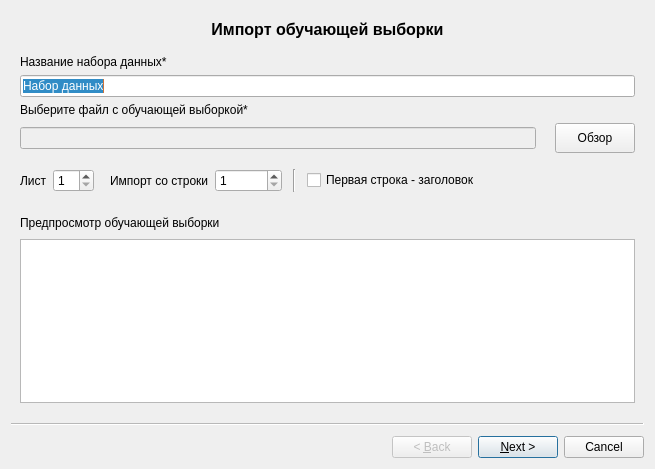
<?xml version="1.0" encoding="UTF-8"?>
<ui version="4.0">
 <class>ImportDataMaster</class>
 <widget class="QWizard" name="ImportDataMaster">
  <property name="windowModality">
   <enum>Qt::WindowModal</enum>
  </property>
  <property name="geometry">
   <rect>
    <x>0</x>
    <y>0</y>
    <width>655</width>
    <height>469</height>
   </rect>
  </property>
  <property name="minimumSize">
   <size>
    <width>480</width>
    <height>365</height>
   </size>
  </property>
  <property name="windowTitle">
   <string>Импорт данных</string>
  </property>
  <widget class="QWizardPage" name="wizardPage1">
   <layout class="QVBoxLayout" name="verticalLayout_2">
    <item>
     <layout class="QVBoxLayout" name="verticalLayout">
      <item>
       <widget class="QLabel" name="label">
        <property name="font">
         <font>
          <pointsize>12</pointsize>
          <weight>75</weight>
          <bold>true</bold>
         </font>
        </property>
        <property name="text">
         <string>Импорт обучающей выборки</string>
        </property>
        <property name="textFormat">
         <enum>Qt::AutoText</enum>
        </property>
        <property name="alignment">
         <set>Qt::AlignCenter</set>
        </property>
       </widget>
      </item>
     </layout>
    </item>
    <item>
     <spacer name="verticalSpacer_5">
      <property name="orientation">
       <enum>Qt::Vertical</enum>
      </property>
      <property name="sizeType">
       <enum>QSizePolicy::Fixed</enum>
      </property>
      <property name="sizeHint" stdset="0">
       <size>
        <width>20</width>
        <height>10</height>
       </size>
      </property>
     </spacer>
    </item>
    <item>
     <widget class="QLabel" name="label_10">
      <property name="text">
       <string>Название набора данных*</string>
      </property>
     </widget>
    </item>
    <item>
     <widget class="QLineEdit" name="nameData">
      <property name="text">
       <string>Набор данных</string>
      </property>
     </widget>
    </item>
    <item>
     <widget class="QLabel" name="label_2">
      <property name="text">
       <string>Выберите файл с обучающей выборкой*</string>
      </property>
     </widget>
    </item>
    <item>
     <layout class="QHBoxLayout" name="horizontalLayout">
      <item>
       <widget class="QLineEdit" name="tbFilePath">
        <property name="enabled">
         <bool>false</bool>
        </property>
       </widget>
      </item>
      <item>
       <spacer name="horizontalSpacer">
        <property name="orientation">
         <enum>Qt::Horizontal</enum>
        </property>
        <property name="sizeType">
         <enum>QSizePolicy::Fixed</enum>
        </property>
        <property name="sizeHint" stdset="0">
         <size>
          <width>13</width>
          <height>20</height>
         </size>
        </property>
       </spacer>
      </item>
      <item>
       <widget class="QPushButton" name="btOpenDataFile">
        <property name="minimumSize">
         <size>
          <width>0</width>
          <height>30</height>
         </size>
        </property>
        <property name="maximumSize">
         <size>
          <width>16777215</width>
          <height>30</height>
         </size>
        </property>
        <property name="text">
         <string>Обзор</string>
        </property>
       </widget>
      </item>
     </layout>
    </item>
    <item>
     <spacer name="verticalSpacer">
      <property name="orientation">
       <enum>Qt::Vertical</enum>
      </property>
      <property name="sizeType">
       <enum>QSizePolicy::Fixed</enum>
      </property>
      <property name="sizeHint" stdset="0">
       <size>
        <width>20</width>
        <height>10</height>
       </size>
      </property>
     </spacer>
    </item>
    <item>
     <layout class="QHBoxLayout" name="horizontalLayout_2">
      <item>
       <widget class="QLabel" name="label_9">
        <property name="text">
         <string>Лист</string>
        </property>
       </widget>
      </item>
      <item>
       <widget class="QSpinBox" name="spinLoadPage">
        <property name="minimum">
         <number>1</number>
        </property>
       </widget>
      </item>
      <item>
       <spacer name="horizontalSpacer_5">
        <property name="orientation">
         <enum>Qt::Horizontal</enum>
        </property>
        <property name="sizeType">
         <enum>QSizePolicy::Fixed</enum>
        </property>
        <property name="sizeHint" stdset="0">
         <size>
          <width>10</width>
          <height>20</height>
         </size>
        </property>
       </spacer>
      </item>
      <item>
       <widget class="QLabel" name="label_3">
        <property name="text">
         <string>Импорт со строки</string>
        </property>
       </widget>
      </item>
      <item>
       <widget class="QSpinBox" name="spinRowStart">
        <property name="minimum">
         <number>1</number>
        </property>
        <property name="maximum">
         <number>16777215</number>
        </property>
        <property name="value">
         <number>1</number>
        </property>
       </widget>
      </item>
      <item>
       <spacer name="horizontalSpacer_6">
        <property name="orientation">
         <enum>Qt::Horizontal</enum>
        </property>
        <property name="sizeType">
         <enum>QSizePolicy::Fixed</enum>
        </property>
        <property name="sizeHint" stdset="0">
         <size>
          <width>5</width>
          <height>20</height>
         </size>
        </property>
       </spacer>
      </item>
      <item>
       <widget class="Line" name="line">
        <property name="orientation">
         <enum>Qt::Vertical</enum>
        </property>
       </widget>
      </item>
      <item>
       <spacer name="horizontalSpacer_4">
        <property name="orientation">
         <enum>Qt::Horizontal</enum>
        </property>
        <property name="sizeType">
         <enum>QSizePolicy::Fixed</enum>
        </property>
        <property name="sizeHint" stdset="0">
         <size>
          <width>5</width>
          <height>20</height>
         </size>
        </property>
       </spacer>
      </item>
      <item>
       <widget class="QCheckBox" name="chbFirstRowIsHeader">
        <property name="text">
         <string>Первая строка - заголовок</string>
        </property>
       </widget>
      </item>
      <item>
       <spacer name="horizontalSpacer_2">
        <property name="orientation">
         <enum>Qt::Horizontal</enum>
        </property>
        <property name="sizeHint" stdset="0">
         <size>
          <width>40</width>
          <height>20</height>
         </size>
        </property>
       </spacer>
      </item>
     </layout>
    </item>
    <item>
     <spacer name="verticalSpacer_2">
      <property name="orientation">
       <enum>Qt::Vertical</enum>
      </property>
      <property name="sizeType">
       <enum>QSizePolicy::Fixed</enum>
      </property>
      <property name="sizeHint" stdset="0">
       <size>
        <width>20</width>
        <height>15</height>
       </size>
      </property>
     </spacer>
    </item>
    <item>
     <layout class="QHBoxLayout" name="horizontalLayout_3">
      <item>
       <widget class="QLabel" name="label_4">
        <property name="text">
         <string>Предпросмотр обучающей выборки</string>
        </property>
       </widget>
      </item>
      <item>
       <spacer name="horizontalSpacer_3">
        <property name="orientation">
         <enum>Qt::Horizontal</enum>
        </property>
        <property name="sizeHint" stdset="0">
         <size>
          <width>40</width>
          <height>20</height>
         </size>
        </property>
       </spacer>
      </item>
     </layout>
    </item>
    <item>
     <widget class="QTableView" name="preViewTable">
      <property name="layoutDirection">
       <enum>Qt::LeftToRight</enum>
      </property>
     </widget>
    </item>
   </layout>
  </widget>
  <widget class="QWizardPage" name="wizardPage2">
   <property name="enabled">
    <bool>true</bool>
   </property>
   <layout class="QGridLayout" name="gridLayout">
    <item row="2" column="0">
     <layout class="QHBoxLayout" name="horizontalLayout_4">
      <item>
       <widget class="QListWidget" name="columnsWidget"/>
      </item>
      <item>
       <layout class="QVBoxLayout" name="verticalLayout_3">
        <property name="sizeConstraint">
         <enum>QLayout::SetMinimumSize</enum>
        </property>
        <property name="bottomMargin">
         <number>0</number>
        </property>
        <item>
         <widget class="QLabel" name="label_5">
          <property name="text">
           <string>Имя столбца</string>
          </property>
         </widget>
        </item>
        <item>
         <widget class="QLineEdit" name="tbColumnName"/>
        </item>
        <item>
         <widget class="QLabel" name="label_6">
          <property name="text">
           <string>Тип данных</string>
          </property>
         </widget>
        </item>
        <item>
         <widget class="QComboBox" name="cb_data_type">
          <item>
           <property name="text">
            <string>[0/1] Логический</string>
           </property>
          </item>
          <item>
           <property name="text">
            <string>[12.5] Числовой</string>
           </property>
          </item>
          <item>
           <property name="text">
            <string>[abc] Строковый </string>
           </property>
          </item>
         </widget>
        </item>
        <item>
         <widget class="QLabel" name="label_7">
          <property name="text">
           <string>Назначение</string>
          </property>
         </widget>
        </item>
        <item>
         <widget class="QComboBox" name="cb_input_param">
          <item>
           <property name="text">
            <string>Информационный</string>
           </property>
           <property name="icon">
            <iconset resource="../icons.qrc">
             <normaloff>:/icons/icons/info.png</normaloff>:/icons/icons/info.png</iconset>
           </property>
          </item>
          <item>
           <property name="text">
            <string>Входной</string>
           </property>
           <property name="icon">
            <iconset resource="../icons.qrc">
             <normaloff>:/icons/icons/input.png</normaloff>:/icons/icons/input.png</iconset>
           </property>
          </item>
          <item>
           <property name="text">
            <string>Выходной</string>
           </property>
           <property name="icon">
            <iconset resource="../icons.qrc">
             <normaloff>:/icons/icons/output.png</normaloff>:/icons/icons/output.png</iconset>
           </property>
          </item>
         </widget>
        </item>
        <item>
         <spacer name="verticalSpacer_3">
          <property name="orientation">
           <enum>Qt::Vertical</enum>
          </property>
          <property name="sizeHint" stdset="0">
           <size>
            <width>20</width>
            <height>40</height>
           </size>
          </property>
         </spacer>
        </item>
       </layout>
      </item>
     </layout>
    </item>
    <item row="0" column="0">
     <widget class="QLabel" name="label_8">
      <property name="font">
       <font>
        <pointsize>12</pointsize>
        <weight>75</weight>
        <bold>true</bold>
       </font>
      </property>
      <property name="text">
       <string>Настройка параметров атрибутов</string>
      </property>
      <property name="alignment">
       <set>Qt::AlignCenter</set>
      </property>
     </widget>
    </item>
    <item row="1" column="0">
     <spacer name="verticalSpacer_4">
      <property name="orientation">
       <enum>Qt::Vertical</enum>
      </property>
      <property name="sizeType">
       <enum>QSizePolicy::Fixed</enum>
      </property>
      <property name="sizeHint" stdset="0">
       <size>
        <width>20</width>
        <height>10</height>
       </size>
      </property>
     </spacer>
    </item>
   </layout>
  </widget>
  <widget class="QWizardPage" name="wizardPage">
   <layout class="QVBoxLayout" name="verticalLayout_5">
    <item>
     <layout class="QVBoxLayout" name="verticalLayout_4">
      <item>
       <widget class="QLabel" name="label_11">
        <property name="font">
         <font>
          <pointsize>12</pointsize>
          <weight>75</weight>
          <bold>true</bold>
         </font>
        </property>
        <property name="text">
         <string>Импорт тестовой выборки</string>
        </property>
        <property name="textFormat">
         <enum>Qt::AutoText</enum>
        </property>
        <property name="alignment">
         <set>Qt::AlignCenter</set>
        </property>
       </widget>
      </item>
      <item>
       <widget class="QCheckBox" name="chbEnableTest">
        <property name="text">
         <string>Использовать обучающую выборку</string>
        </property>
        <property name="checked">
         <bool>true</bool>
        </property>
       </widget>
      </item>
      <item>
       <spacer name="verticalSpacer_6">
        <property name="orientation">
         <enum>Qt::Vertical</enum>
        </property>
        <property name="sizeType">
         <enum>QSizePolicy::Fixed</enum>
        </property>
        <property name="sizeHint" stdset="0">
         <size>
          <width>20</width>
          <height>5</height>
         </size>
        </property>
       </spacer>
      </item>
      <item>
       <widget class="QWidget" name="testWidget" native="true">
        <property name="enabled">
         <bool>false</bool>
        </property>
        <layout class="QVBoxLayout" name="verticalLayout_7">
         <item>
          <widget class="QLabel" name="label_14">
           <property name="text">
            <string>Выберите файл с тестовой выборкой*</string>
           </property>
          </widget>
         </item>
         <item>
          <layout class="QHBoxLayout" name="horizontalLayout_7">
           <item>
            <widget class="QLineEdit" name="tbFileTestDataPath">
             <property name="enabled">
              <bool>false</bool>
             </property>
            </widget>
           </item>
           <item>
            <widget class="QPushButton" name="btOpenDataTestFile">
             <property name="minimumSize">
              <size>
               <width>0</width>
               <height>30</height>
              </size>
             </property>
             <property name="maximumSize">
              <size>
               <width>16777215</width>
               <height>30</height>
              </size>
             </property>
             <property name="text">
              <string>Обзор</string>
             </property>
            </widget>
           </item>
          </layout>
         </item>
         <item>
          <spacer name="verticalSpacer_7">
           <property name="orientation">
            <enum>Qt::Vertical</enum>
           </property>
           <property name="sizeType">
            <enum>QSizePolicy::Fixed</enum>
           </property>
           <property name="sizeHint" stdset="0">
            <size>
             <width>20</width>
             <height>10</height>
            </size>
           </property>
          </spacer>
         </item>
         <item>
          <layout class="QHBoxLayout" name="horizontalLayout_6">
           <item>
            <widget class="QLabel" name="label_12">
             <property name="text">
              <string>Лист</string>
             </property>
            </widget>
           </item>
           <item>
            <widget class="QSpinBox" name="spin_test_load_page">
             <property name="minimum">
              <number>1</number>
             </property>
            </widget>
           </item>
           <item>
            <spacer name="horizontalSpacer_7">
             <property name="orientation">
              <enum>Qt::Horizontal</enum>
             </property>
             <property name="sizeType">
              <enum>QSizePolicy::Fixed</enum>
             </property>
             <property name="sizeHint" stdset="0">
              <size>
               <width>10</width>
               <height>20</height>
              </size>
             </property>
            </spacer>
           </item>
           <item>
            <widget class="QLabel" name="label_13">
             <property name="text">
              <string>Импорт со строки</string>
             </property>
            </widget>
           </item>
           <item>
            <widget class="QSpinBox" name="spin_test_row_start">
             <property name="minimum">
              <number>1</number>
             </property>
             <property name="maximum">
              <number>16777215</number>
             </property>
            </widget>
           </item>
           <item>
            <spacer name="horizontalSpacer_8">
             <property name="orientation">
              <enum>Qt::Horizontal</enum>
             </property>
             <property name="sizeType">
              <enum>QSizePolicy::Fixed</enum>
             </property>
             <property name="sizeHint" stdset="0">
              <size>
               <width>10</width>
               <height>20</height>
              </size>
             </property>
            </spacer>
           </item>
           <item>
            <widget class="QCheckBox" name="chb_test_first_row_is_header">
             <property name="text">
              <string>Первая строка - заголовок</string>
             </property>
            </widget>
           </item>
           <item>
            <spacer name="horizontalSpacer_10">
             <property name="orientation">
              <enum>Qt::Horizontal</enum>
             </property>
             <property name="sizeHint" stdset="0">
              <size>
               <width>40</width>
               <height>20</height>
              </size>
             </property>
            </spacer>
           </item>
          </layout>
         </item>
         <item>
          <spacer name="verticalSpacer_8">
           <property name="orientation">
            <enum>Qt::Vertical</enum>
           </property>
           <property name="sizeType">
            <enum>QSizePolicy::Fixed</enum>
           </property>
           <property name="sizeHint" stdset="0">
            <size>
             <width>20</width>
             <height>15</height>
            </size>
           </property>
          </spacer>
         </item>
         <item>
          <widget class="QLabel" name="label_15">
           <property name="text">
            <string>Предпросмотр тестовой выборки</string>
           </property>
          </widget>
         </item>
         <item>
          <widget class="QTableView" name="preViewTestTable">
           <property name="layoutDirection">
            <enum>Qt::LeftToRight</enum>
           </property>
          </widget>
         </item>
        </layout>
       </widget>
      </item>
     </layout>
    </item>
   </layout>
  </widget>
  <widget class="QWizardPage" name="wizardPage_2">
   <layout class="QVBoxLayout" name="verticalLayout_6">
    <item>
     <widget class="QLabel" name="label_16">
      <property name="font">
       <font>
        <pointsize>12</pointsize>
        <weight>75</weight>
        <bold>true</bold>
       </font>
      </property>
      <property name="text">
       <string>Настройка атрибутов тестовой выборки</string>
      </property>
      <property name="alignment">
       <set>Qt::AlignCenter</set>
      </property>
     </widget>
    </item>
    <item>
     <widget class="QTableWidget" name="testForLearnColumns"/>
    </item>
   </layout>
  </widget>
 </widget>
 <resources>
  <include location="../icons.qrc"/>
 </resources>
 <connections>
  <connection>
   <sender>btOpenDataFile</sender>
   <signal>clicked()</signal>
   <receiver>ImportDataMaster</receiver>
   <slot>open_data_file()</slot>
   <hints>
    <hint type="sourcelabel">
     <x>572</x>
     <y>99</y>
    </hint>
    <hint type="destinationlabel">
     <x>316</x>
     <y>234</y>
    </hint>
   </hints>
  </connection>
  <connection>
   <sender>chbFirstRowIsHeader</sender>
   <signal>clicked()</signal>
   <receiver>ImportDataMaster</receiver>
   <slot>is_have_headers()</slot>
   <hints>
    <hint type="sourcelabel">
     <x>475</x>
     <y>212</y>
    </hint>
    <hint type="destinationlabel">
     <x>316</x>
     <y>234</y>
    </hint>
   </hints>
  </connection>
  <connection>
   <sender>spinRowStart</sender>
   <signal>valueChanged(int)</signal>
   <receiver>ImportDataMaster</receiver>
   <slot>is_value_row_start_change()</slot>
   <hints>
    <hint type="sourcelabel">
     <x>300</x>
     <y>213</y>
    </hint>
    <hint type="destinationlabel">
     <x>316</x>
     <y>234</y>
    </hint>
   </hints>
  </connection>
  <connection>
   <sender>spinLoadPage</sender>
   <signal>valueChanged(int)</signal>
   <receiver>ImportDataMaster</receiver>
   <slot>is_value_page_change()</slot>
   <hints>
    <hint type="sourcelabel">
     <x>88</x>
     <y>213</y>
    </hint>
    <hint type="destinationlabel">
     <x>316</x>
     <y>234</y>
    </hint>
   </hints>
  </connection>
  <connection>
   <sender>columnsWidget</sender>
   <signal>itemSelectionChanged()</signal>
   <receiver>ImportDataMaster</receiver>
   <slot>is_list_columns_item_selected()</slot>
   <hints>
    <hint type="sourcelabel">
     <x>166</x>
     <y>231</y>
    </hint>
    <hint type="destinationlabel">
     <x>316</x>
     <y>234</y>
    </hint>
   </hints>
  </connection>
  <connection>
   <sender>cb_input_param</sender>
   <signal>currentIndexChanged(int)</signal>
   <receiver>ImportDataMaster</receiver>
   <slot>is_input_param_change()</slot>
   <hints>
    <hint type="sourcelabel">
     <x>467</x>
     <y>212</y>
    </hint>
    <hint type="destinationlabel">
     <x>316</x>
     <y>234</y>
    </hint>
   </hints>
  </connection>
  <connection>
   <sender>cb_data_type</sender>
   <signal>currentIndexChanged(int)</signal>
   <receiver>ImportDataMaster</receiver>
   <slot>is_data_type_change()</slot>
   <hints>
    <hint type="sourcelabel">
     <x>467</x>
     <y>156</y>
    </hint>
    <hint type="destinationlabel">
     <x>316</x>
     <y>234</y>
    </hint>
   </hints>
  </connection>
  <connection>
   <sender>tbColumnName</sender>
   <signal>textChanged(QString)</signal>
   <receiver>ImportDataMaster</receiver>
   <slot>is_name_column_change()</slot>
   <hints>
    <hint type="sourcelabel">
     <x>467</x>
     <y>97</y>
    </hint>
    <hint type="destinationlabel">
     <x>316</x>
     <y>234</y>
    </hint>
   </hints>
  </connection>
  <connection>
   <sender>tbColumnName</sender>
   <signal>editingFinished()</signal>
   <receiver>ImportDataMaster</receiver>
   <slot>is_name_column_finished()</slot>
   <hints>
    <hint type="sourcelabel">
     <x>467</x>
     <y>97</y>
    </hint>
    <hint type="destinationlabel">
     <x>316</x>
     <y>234</y>
    </hint>
   </hints>
  </connection>
  <connection>
   <sender>chbEnableTest</sender>
   <signal>stateChanged(int)</signal>
   <receiver>ImportDataMaster</receiver>
   <slot>is_test_enable()</slot>
   <hints>
    <hint type="sourcelabel">
     <x>354</x>
     <y>54</y>
    </hint>
    <hint type="destinationlabel">
     <x>354</x>
     <y>234</y>
    </hint>
   </hints>
  </connection>
  <connection>
   <sender>btOpenDataTestFile</sender>
   <signal>clicked()</signal>
   <receiver>ImportDataMaster</receiver>
   <slot>open_test_data_file()</slot>
   <hints>
    <hint type="sourcelabel">
     <x>597</x>
     <y>112</y>
    </hint>
    <hint type="destinationlabel">
     <x>327</x>
     <y>234</y>
    </hint>
   </hints>
  </connection>
  <connection>
   <sender>spin_test_load_page</sender>
   <signal>valueChanged(int)</signal>
   <receiver>ImportDataMaster</receiver>
   <slot>is_test_value_page_change()</slot>
   <hints>
    <hint type="sourcelabel">
     <x>70</x>
     <y>161</y>
    </hint>
    <hint type="destinationlabel">
     <x>327</x>
     <y>234</y>
    </hint>
   </hints>
  </connection>
  <connection>
   <sender>spin_test_row_start</sender>
   <signal>valueChanged(int)</signal>
   <receiver>ImportDataMaster</receiver>
   <slot>is_test_value_row_start_change()</slot>
   <hints>
    <hint type="sourcelabel">
     <x>243</x>
     <y>161</y>
    </hint>
    <hint type="destinationlabel">
     <x>327</x>
     <y>234</y>
    </hint>
   </hints>
  </connection>
  <connection>
   <sender>chb_test_first_row_is_header</sender>
   <signal>stateChanged(int)</signal>
   <receiver>ImportDataMaster</receiver>
   <slot>is_test_have_headers()</slot>
   <hints>
    <hint type="sourcelabel">
     <x>379</x>
     <y>161</y>
    </hint>
    <hint type="destinationlabel">
     <x>327</x>
     <y>234</y>
    </hint>
   </hints>
  </connection>
 </connections>
 <slots>
  <slot>open_data_file()</slot>
  <slot>validInput()</slot>
  <slot>is_have_headers()</slot>
  <slot>is_value_row_start_change()</slot>
  <slot>is_value_page_change()</slot>
  <slot>is_list_columns_item_selected()</slot>
  <slot>is_data_type_change()</slot>
  <slot>is_input_param_change()</slot>
  <slot>is_name_column_change()</slot>
  <slot>is_name_column_finished()</slot>
  <slot>open_test_data_file()</slot>
  <slot>is_test_value_row_start_change()</slot>
  <slot>is_test_value_page_change()</slot>
  <slot>is_test_have_headers()</slot>
  <slot>is_test_enable()</slot>
 </slots>
</ui>
